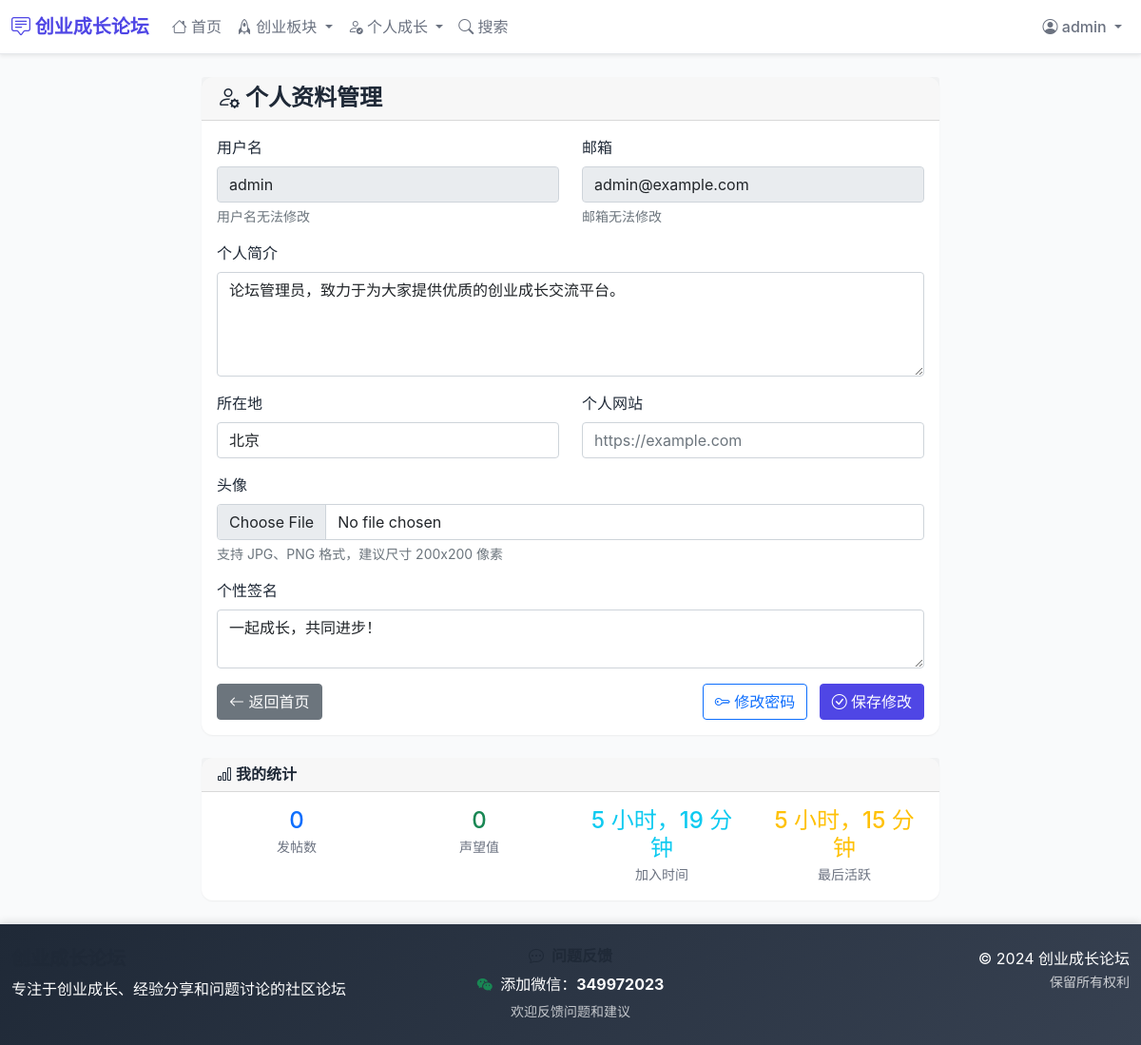
/accounts/profile/ (signed in), run on the app's committed database.
### forum/models.py (models this page shows, shortened)
class UserProfile(models.Model):
    user = models.OneToOneField(User, on_delete=models.CASCADE, related_name='profile', verbose_name='用户')
    bio = models.TextField('个人简介', blank=True, max_length=500)
    location = models.CharField('所在地', max_length=100, blank=True)
    website = models.URLField('个人网站', blank=True)
    wechat = models.CharField('微信号', max_length=50, blank=True)
    avatar = models.ImageField('头像', upload_to='avatars/', blank=True)
    signature = models.TextField('个性签名', blank=True, max_length=200)
    post_count = models.PositiveIntegerField('发帖数', default=0)
    reputation = models.IntegerField('声望', default=0)
    last_seen = models.DateTimeField('最后在线', default=timezone.now)
    class Meta:
        verbose_name = '用户资料'
        verbose_name_plural = '用户资料'

### accounts/views.py (the view)
# urls.py: path('profile/', views.profile, name='profile'),
@login_required
def profile(request):
    profile, created = UserProfile.objects.get_or_create(user=request.user)
    if request.method == 'POST':
        form = UserProfileForm(request.POST, request.FILES, instance=profile)
        if form.is_valid():
            form.save()
            messages.success(request, '个人资料更新成功！')
            return redirect('accounts:profile')
    else:
        form = UserProfileForm(instance=profile)
    context = {
        'form': form,
        'profile': profile,
    }
    return render(request, 'accounts/profile.html', context)

### forum/forms.py
class UserProfileForm(forms.ModelForm):
    class Meta:
        model = UserProfile
        fields = ['bio', 'location', 'website', 'avatar', 'signature']
        widgets = {
            'bio': forms.Textarea(attrs={
                'class': 'form-control',
                'placeholder': '介绍一下自己...',
                'rows': 4,
                'maxlength': 500
            }),
            'location': forms.TextInput(attrs={
                'class': 'form-control',
                'placeholder': '所在城市'
            }),
            'website': forms.URLInput(attrs={
                'class': 'form-control',
                'placeholder': 'https://example.com'
            }),
            'avatar': forms.FileInput(attrs={
                'class': 'form-control'
            }),
            'signature': forms.Textarea(attrs={
                'class': 'form-control',
                'placeholder': '个性签名...',
                'rows': 2,
                'maxlength': 200
            })
        }
        labels = {
            'bio': '个人简介',
            'location': '所在地',
            'website': '个人网站',
            'avatar': '头像',
            'signature': '个性签名'
        }

### templates/accounts/profile.html (shortened to what this page needs)
{% extends 'base.html' %}
{% block content %}
<div class="row justify-content-center">
    <div class="col-lg-8">
        <div class="card">
            <div class="card-header">
                <h4 class="mb-0">
                    <i class="bi bi-person-gear"></i> 个人资料管理
                </h4>
            </div>
            <div class="card-body">
                <form method="post" enctype="multipart/form-data">
                    <div class="row">
                        <div class="col-md-6">
                            <div class="mb-3">
                                <label class="form-label">用户名</label>
                                <input type="text" class="form-control" value="{{ user.username }}" readonly>
                                <div class="form-text">用户名无法修改</div>
                            </div>
                        </div>
                        <div class="col-md-6">
                            <div class="mb-3">
                                <label class="form-label">邮箱</label>
                                <input type="email" class="form-control" value="{{ user.email }}" readonly>
                                <div class="form-text">邮箱无法修改</div>
                            </div>
                        </div>
                    </div>
                    <div class="mb-3">
                        <label for="{{ form.bio.id_for_label }}" class="form-label">个人简介</label>
                        {{ form.bio }}
                    </div>
                    <div class="row">
                        <div class="col-md-6">
                            <div class="mb-3">
                                <label for="{{ form.location.id_for_label }}" class="form-label">所在地</label>
                                {{ form.location }}
                            </div>
                        </div>
                        <div class="col-md-6">
                            <div class="mb-3">
                                <label for="{{ form.website.id_for_label }}" class="form-label">个人网站</label>
                                {{ form.website }}
                            </div>
                        </div>
                    </div>
                    <div class="mb-3">
                        <label for="{{ form.avatar.id_for_label }}" class="form-label">头像</label>
                        {{ form.avatar }}
                        <div class="form-text">支持 JPG、PNG 格式，建议尺寸 200x200 像素</div>
                    </div>
                    <div class="mb-3">
                        <label for="{{ form.signature.id_for_label }}" class="form-label">个性签名</label>
                        {{ form.signature }}
                    </div>
                    <div class="d-flex justify-content-between">
                        <a href="{% url 'forum:index' %}" class="btn btn-secondary">
                            <i class="bi bi-arrow-left"></i> 返回首页
                        </a>
                        <div>
                            <a href="{% url 'accounts:password_change' %}" class="btn btn-outline-primary me-2">
                                <i class="bi bi-key"></i> 修改密码
                            </a>
                            <button type="submit" class="btn btn-primary">
                                <i class="bi bi-check-circle"></i> 保存修改
                            </button>
                        </div>
                    </div>
                </form>
            </div>
        </div>
        <div class="card mt-4">
            <div class="card-header">
                <h6 class="mb-0">
                    <i class="bi bi-bar-chart"></i> 我的统计
                </h6>
            </div>
            <div class="card-body">
                <div class="row text-center">
                    <div class="col-md-3">
                        <strong class="text-primary h4">{{ profile.post_count }}</strong>
                        <br><small class="text-muted">发帖数</small>
                    </div>
                    <div class="col-md-3">
                        <strong class="text-success h4">{{ profile.reputation }}</strong>
                        <br><small class="text-muted">声望值</small>
                    </div>
                    <div class="col-md-3">
                        <strong class="text-info h4">{{ user.date_joined|timesince }}</strong>
                        <br><small class="text-muted">加入时间</small>
                    </div>
                    <div class="col-md-3">
                        <strong class="text-warning h4">{{ profile.last_seen|timesince }}</strong>
                        <br><small class="text-muted">最后活跃</small>
                    </div>
                </div>
            </div>
        </div>
    </div>
</div>
{% endblock %}

### templates/base.html (shortened to what this page needs)
<!DOCTYPE html>
<html lang="zh-CN">
<head>
    <link href="https://cdn.jsdelivr.net/npm/bootstrap@5.1.3/dist/css/bootstrap.min.css" rel="stylesheet">
    <link href="https://cdn.jsdelivr.net/npm/bootstrap-icons@1.7.2/font/bootstrap-icons.css" rel="stylesheet">
</head>
<body>
    <nav class="navbar navbar-expand-lg navbar-light bg-light shadow-sm">
        <div class="container">
            <a class="navbar-brand" href="{% url 'forum:index' %}">
                <i class="bi bi-chat-square-text"></i> 创业成长论坛
            </a>
            <div class="collapse navbar-collapse" id="navbarNav">
                <ul class="navbar-nav me-auto">
                    <li class="nav-item">
                        <a class="nav-link" href="{% url 'forum:index' %}">
                            <i class="bi bi-house"></i> 首页
                        </a>
                    </li>
                    <li class="nav-item dropdown">
                        <a class="nav-link dropdown-toggle" href="#" id="startupDropdown" role="button" data-bs-toggle="dropdown">
                            <i class="bi bi-rocket"></i> 创业板块
                        </a>
                    </li>
                    <li class="nav-item dropdown">
                        <a class="nav-link dropdown-toggle" href="#" id="growthDropdown" role="button" data-bs-toggle="dropdown">
                            <i class="bi bi-person-check"></i> 个人成长
                        </a>
                    </li>
                    <li class="nav-item">
                        <a class="nav-link" href="{% url 'forum:search' %}">
                            <i class="bi bi-search"></i> 搜索
                        </a>
                    </li>
                </ul>
                <ul class="navbar-nav">
                    {% if user.is_authenticated %}
                        <li class="nav-item dropdown">
                            <a class="nav-link dropdown-toggle" href="#" id="navbarDropdown" role="button" data-bs-toggle="dropdown">
                                <i class="bi bi-person-circle"></i> {{ user.username }}
                            </a>
                        </li>
                    {% endif %}
                </ul>
            </div>
        </div>
    </nav>
    <main class="container my-4" style="flex: 1;">
        {% block content %}
        {% endblock %}
    </main>
    <footer class="footer py-4">
        <div class="container">
            <div class="row">
                <div class="col-md-4">
                    <h5>创业成长论坛</h5>
                    <p class="mb-0">专注于创业成长、经验分享和问题讨论的社区论坛</p>
                </div>
                <div class="col-md-4 text-center">
                    <h6 class="mb-2">
                        <i class="bi bi-chat-dots me-1"></i>
                    </h6>
                    <p class="mb-1">
                        <i class="bi bi-wechat text-success me-1"></i>
                        添加微信：<strong>349972023</strong>
                    </p>
                    <small class="text-light opacity-75">欢迎反馈问题和建议</small>
                </div>
                <div class="col-md-4 text-md-end">
                    <p class="mb-0">© 2024 创业成长论坛</p>
                    <small class="opacity-75">保留所有权利</small>
                </div>
            </div>
        </div>
    </footer>
</body>
</html>

### templates/base.html (style rules this page uses)
:root { --primary-color: #4f46e5; --secondary-color: #10b981; --accent-color: #f59e0b; --text-primary: #1f2937; --text-secondary: #6b7280; --bg-light: #f9fafb; --border-light: #e5e7eb; --shadow-sm: 0 1px 2px 0 rgba(0, 0, 0, 0.05); --shadow-md: 0 4px 6px -1px rgba(0, 0, 0, 0.1); --shadow-lg: 0 10px 15px -3px rgba(0, 0, 0, 0.1); }
html, body { height: 100%; }
body { font-family: 'Inter', -apple-system, BlinkMacSystemFont, sans-serif; background-color: var(--bg-light); color: var(--text-primary); display: flex; flex-direction: column; }
.navbar { background: white !important; border-bottom: 1px solid var(--border-light); box-shadow: var(--shadow-sm); }
.navbar-brand { font-weight: 700; color: var(--primary-color) !important; font-size: 1.25rem; }
.nav-link { color: var(--text-secondary) !important; font-weight: 500; transition: color 0.2s ease; }
.btn-primary { background-color: var(--primary-color); border-color: var(--primary-color); font-weight: 500; }
.card { border: none; box-shadow: var(--shadow-sm); border-radius: 12px; transition: all 0.2s ease; }
.text-muted { color: var(--text-secondary) !important; }
.dropdown { position: relative; z-index: 1000; }
.footer { background: linear-gradient(135deg, var(--text-primary) 0%, #374151 100%); color: white; margin-top: auto; padding: 2rem 0; border-top: 1px solid var(--border-light); box-shadow: 0 -2px 8px rgba(0, 0, 0, 0.1); }
.container { max-width: 1200px; }
h1, h2, h3, h4, h5, h6 { color: var(--text-primary); font-weight: 600; }

### data on the page
UserProfile: bio "论坛管理员，致力于为大家提供优质的创业成长交流平台。", location "北京", signature "一起成长，共同进步！", post_count "0", reputation "0", last_seen "5 小时，15 分钟"

### other printed values
{{ user.username }} "admin"
{{ user.date_joined|timesince }} "5 小时，19 分钟"
